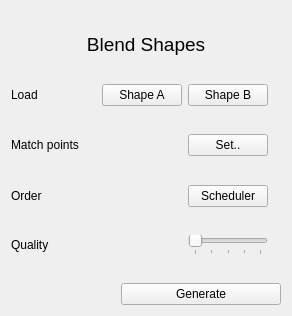
<?xml version="1.0" encoding="UTF-8"?>
<ui version="4.0">
 <class>Wizard</class>
 <widget class="QWidget" name="Wizard">
  <property name="geometry">
   <rect>
    <x>0</x>
    <y>0</y>
    <width>292</width>
    <height>316</height>
   </rect>
  </property>
  <property name="windowTitle">
   <string>Form</string>
  </property>
  <property name="styleSheet">
   <string notr="true">font-size:12pt &quot;Segoe UI&quot;;</string>
  </property>
  <layout class="QGridLayout" name="gridLayout">
   <item row="0" column="0">
    <spacer name="verticalSpacer_6">
     <property name="orientation">
      <enum>Qt::Vertical</enum>
     </property>
     <property name="sizeHint" stdset="0">
      <size>
       <width>20</width>
       <height>0</height>
      </size>
     </property>
    </spacer>
   </item>
   <item row="1" column="0">
    <layout class="QVBoxLayout" name="verticalLayout_2">
     <item>
      <widget class="QLabel" name="label_9">
       <property name="styleSheet">
        <string notr="true">font: 14pt;
</string>
       </property>
       <property name="text">
        <string>Blend Shapes</string>
       </property>
       <property name="alignment">
        <set>Qt::AlignCenter</set>
       </property>
      </widget>
     </item>
    </layout>
   </item>
   <item row="2" column="0">
    <spacer name="verticalSpacer_3">
     <property name="orientation">
      <enum>Qt::Vertical</enum>
     </property>
     <property name="sizeHint" stdset="0">
      <size>
       <width>20</width>
       <height>0</height>
      </size>
     </property>
    </spacer>
   </item>
   <item row="3" column="0">
    <layout class="QHBoxLayout" name="layoutLoading">
     <item>
      <widget class="QLabel" name="label">
       <property name="text">
        <string>Load</string>
       </property>
      </widget>
     </item>
     <item>
      <spacer name="horizontalSpacer">
       <property name="orientation">
        <enum>Qt::Horizontal</enum>
       </property>
       <property name="sizeHint" stdset="0">
        <size>
         <width>40</width>
         <height>20</height>
        </size>
       </property>
      </spacer>
     </item>
     <item>
      <widget class="QPushButton" name="loadAButton">
       <property name="minimumSize">
        <size>
         <width>80</width>
         <height>0</height>
        </size>
       </property>
       <property name="autoFillBackground">
        <bool>false</bool>
       </property>
       <property name="text">
        <string>Shape A</string>
       </property>
      </widget>
     </item>
     <item>
      <widget class="QPushButton" name="loadBButton">
       <property name="minimumSize">
        <size>
         <width>80</width>
         <height>0</height>
        </size>
       </property>
       <property name="text">
        <string>Shape B</string>
       </property>
      </widget>
     </item>
     <item>
      <widget class="QLabel" name="checkLoad">
       <property name="styleSheet">
        <string notr="true">color:green</string>
       </property>
       <property name="text">
        <string/>
       </property>
      </widget>
     </item>
    </layout>
   </item>
   <item row="4" column="0">
    <spacer name="verticalSpacer_2">
     <property name="orientation">
      <enum>Qt::Vertical</enum>
     </property>
     <property name="sizeHint" stdset="0">
      <size>
       <width>20</width>
       <height>0</height>
      </size>
     </property>
    </spacer>
   </item>
   <item row="5" column="0">
    <layout class="QHBoxLayout" name="layoutMatching">
     <item>
      <widget class="QLabel" name="label_2">
       <property name="text">
        <string>Match points</string>
       </property>
      </widget>
     </item>
     <item>
      <spacer name="horizontalSpacer_2">
       <property name="orientation">
        <enum>Qt::Horizontal</enum>
       </property>
       <property name="sizeHint" stdset="0">
        <size>
         <width>40</width>
         <height>20</height>
        </size>
       </property>
      </spacer>
     </item>
     <item>
      <widget class="QPushButton" name="matchingButton">
       <property name="minimumSize">
        <size>
         <width>80</width>
         <height>0</height>
        </size>
       </property>
       <property name="text">
        <string>Set..</string>
       </property>
      </widget>
     </item>
     <item>
      <widget class="QLabel" name="checkMatch">
       <property name="styleSheet">
        <string notr="true">color:green</string>
       </property>
       <property name="text">
        <string/>
       </property>
      </widget>
     </item>
    </layout>
   </item>
   <item row="6" column="0">
    <spacer name="verticalSpacer">
     <property name="orientation">
      <enum>Qt::Vertical</enum>
     </property>
     <property name="sizeHint" stdset="0">
      <size>
       <width>20</width>
       <height>0</height>
      </size>
     </property>
    </spacer>
   </item>
   <item row="7" column="0">
    <layout class="QHBoxLayout" name="layoutOrder">
     <item>
      <widget class="QLabel" name="label_3">
       <property name="text">
        <string>Order</string>
       </property>
      </widget>
     </item>
     <item>
      <spacer name="horizontalSpacer_3">
       <property name="orientation">
        <enum>Qt::Horizontal</enum>
       </property>
       <property name="sizeHint" stdset="0">
        <size>
         <width>40</width>
         <height>20</height>
        </size>
       </property>
      </spacer>
     </item>
     <item>
      <widget class="QPushButton" name="schedulerButton">
       <property name="minimumSize">
        <size>
         <width>80</width>
         <height>0</height>
        </size>
       </property>
       <property name="text">
        <string>Scheduler</string>
       </property>
      </widget>
     </item>
     <item>
      <widget class="QLabel" name="checkOrder">
       <property name="styleSheet">
        <string notr="true">color:green</string>
       </property>
       <property name="text">
        <string/>
       </property>
      </widget>
     </item>
    </layout>
   </item>
   <item row="8" column="0">
    <spacer name="verticalSpacer_4">
     <property name="orientation">
      <enum>Qt::Vertical</enum>
     </property>
     <property name="sizeHint" stdset="0">
      <size>
       <width>20</width>
       <height>0</height>
      </size>
     </property>
    </spacer>
   </item>
   <item row="9" column="0">
    <layout class="QHBoxLayout" name="layoutQuality">
     <item>
      <widget class="QLabel" name="label_4">
       <property name="text">
        <string>Quality</string>
       </property>
      </widget>
     </item>
     <item>
      <spacer name="horizontalSpacer_4">
       <property name="orientation">
        <enum>Qt::Horizontal</enum>
       </property>
       <property name="sizeHint" stdset="0">
        <size>
         <width>40</width>
         <height>20</height>
        </size>
       </property>
      </spacer>
     </item>
     <item>
      <widget class="QSlider" name="synthQuality">
       <property name="minimumSize">
        <size>
         <width>80</width>
         <height>0</height>
        </size>
       </property>
       <property name="maximumSize">
        <size>
         <width>80</width>
         <height>16777215</height>
        </size>
       </property>
       <property name="maximum">
        <number>100</number>
       </property>
       <property name="singleStep">
        <number>10</number>
       </property>
       <property name="orientation">
        <enum>Qt::Horizontal</enum>
       </property>
       <property name="tickPosition">
        <enum>QSlider::TicksBelow</enum>
       </property>
       <property name="tickInterval">
        <number>25</number>
       </property>
      </widget>
     </item>
     <item>
      <widget class="QLabel" name="checkQuality">
       <property name="styleSheet">
        <string notr="true">color:green</string>
       </property>
       <property name="text">
        <string/>
       </property>
      </widget>
     </item>
    </layout>
   </item>
   <item row="10" column="0">
    <spacer name="verticalSpacer_5">
     <property name="orientation">
      <enum>Qt::Vertical</enum>
     </property>
     <property name="sizeHint" stdset="0">
      <size>
       <width>20</width>
       <height>0</height>
      </size>
     </property>
    </spacer>
   </item>
   <item row="11" column="0">
    <layout class="QHBoxLayout" name="layoutGenerate">
     <item>
      <spacer name="horizontalSpacer_5">
       <property name="orientation">
        <enum>Qt::Horizontal</enum>
       </property>
       <property name="sizeHint" stdset="0">
        <size>
         <width>40</width>
         <height>20</height>
        </size>
       </property>
      </spacer>
     </item>
     <item>
      <widget class="QPushButton" name="generateButton">
       <property name="enabled">
        <bool>true</bool>
       </property>
       <property name="minimumSize">
        <size>
         <width>160</width>
         <height>0</height>
        </size>
       </property>
       <property name="text">
        <string>Generate</string>
       </property>
      </widget>
     </item>
    </layout>
   </item>
  </layout>
 </widget>
 <tabstops>
  <tabstop>matchingButton</tabstop>
  <tabstop>schedulerButton</tabstop>
  <tabstop>loadBButton</tabstop>
  <tabstop>loadAButton</tabstop>
  <tabstop>generateButton</tabstop>
 </tabstops>
 <resources/>
 <connections/>
</ui>
